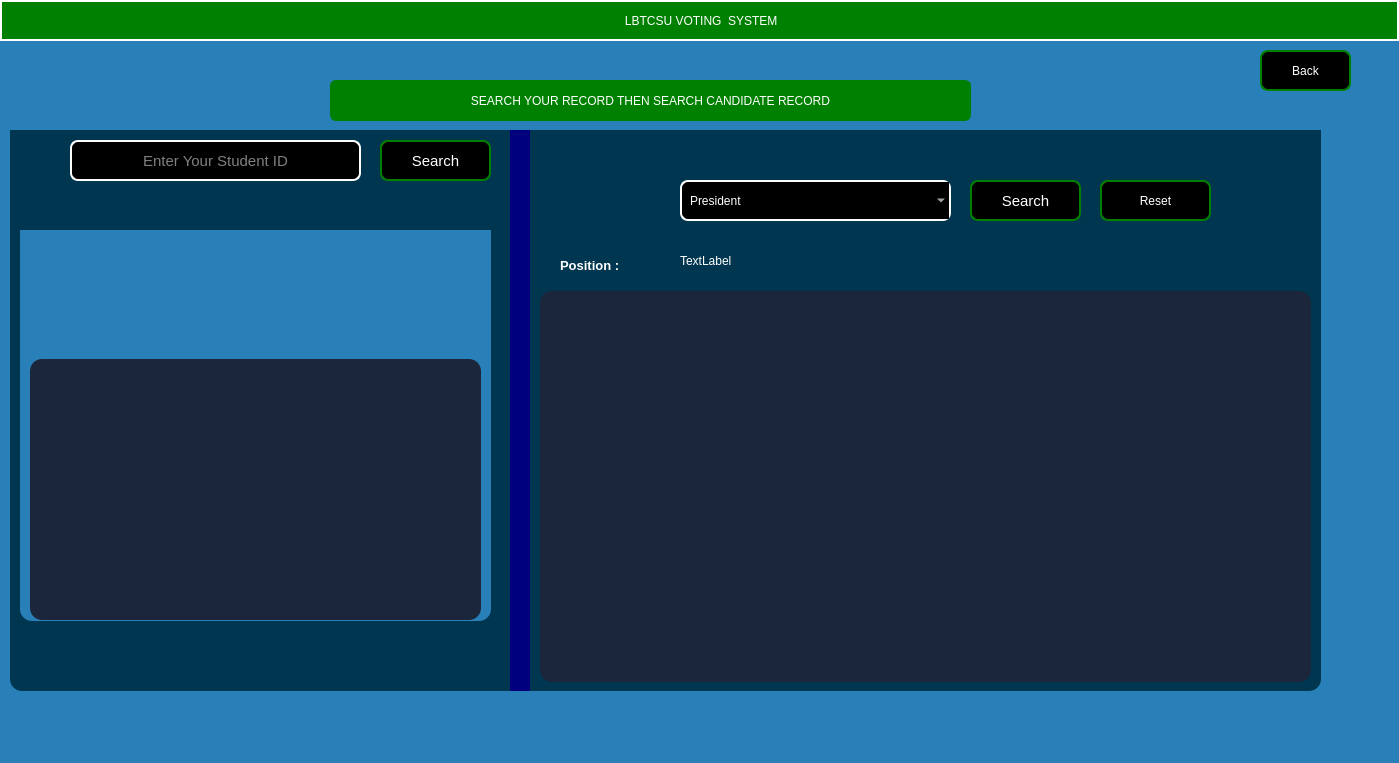
<?xml version="1.0" encoding="UTF-8"?>
<ui version="4.0">
 <class>CastedVotes</class>
 <widget class="QDialog" name="CastedVotes">
  <property name="geometry">
   <rect>
    <x>0</x>
    <y>0</y>
    <width>1399</width>
    <height>763</height>
   </rect>
  </property>
  <property name="windowTitle">
   <string>Dialog</string>
  </property>
  <property name="styleSheet">
   <string notr="true">background-color: #2980b9;</string>
  </property>
  <widget class="QPushButton" name="Header">
   <property name="geometry">
    <rect>
     <x>0</x>
     <y>0</y>
     <width>1399</width>
     <height>41</height>
    </rect>
   </property>
   <property name="styleSheet">
    <string notr="true">    
QPushButton{
                    color: rgb(255, 255, 255);
                    border:2px solid white;
                    padding: 0 8px;
                    background-color: green;
                    font: 500 11pt ;
                   

}

 </string>
   </property>
   <property name="text">
    <string> LBTCSU VOTING  SYSTEM</string>
   </property>
  </widget>
  <widget class="QFrame" name="BackgroundFrame">
   <property name="geometry">
    <rect>
     <x>10</x>
     <y>130</y>
     <width>1311</width>
     <height>561</height>
    </rect>
   </property>
   <property name="styleSheet">
    <string notr="true">QFrame{
    background-color: rgb(0, 54, 79); 
    border-top-left-radius: 0px;
    border-top-right-radius: 0px;
    border-bottom-left-radius: 12px;
    border-bottom-right-radius: 12px;
    color: white;
}
QTableView {
    background-color: #1B263B;
    color: #FFFFFF;
    selection-background-color: #1B98E0;
    gridline-color: #415A77;
    border-top-left-radius: 12px;
    border-top-right-radius: 12px;
    border-bottom-left-radius: 12px;
    border-bottom-right-radius: 12px;
}
QPushButton {
    background-color: #1B98E0;
    color: white;
    border-radius: 6px;
    padding: 6px 12px;
}
QLineEdit {
    background-color: #2E3A59;
    color: white;
	border-radius: 7px;
	border: 1 solid blue;
}
QComboBox {
	background-color: #2E3A59;
    color: white;
	border-radius: 7px;
	border: 1 solid blue;
}</string>
   </property>
   <property name="frameShape">
    <enum>QFrame::Shape::StyledPanel</enum>
   </property>
   <property name="frameShadow">
    <enum>QFrame::Shadow::Raised</enum>
   </property>
   <widget class="QPushButton" name="btn_search_Voter">
    <property name="geometry">
     <rect>
      <x>370</x>
      <y>10</y>
      <width>111</width>
      <height>41</height>
     </rect>
    </property>
    <property name="font">
     <font>
      <pointsize>11</pointsize>
      <italic>false</italic>
      <fontweight>Medium</fontweight>
     </font>
    </property>
    <property name="styleSheet">
     <string notr="true">    
QPushButton{
                    color: rgb(255, 255, 255);
                    border:2px solid green;
                    border-radius: 8px;
                    padding: 0 8px;
                    background-color: rgb(255, 267, 245);
                    font: 500 11pt ;
                   

}

 </string>
    </property>
    <property name="text">
     <string>Search</string>
    </property>
    <property name="checkable">
     <bool>true</bool>
    </property>
   </widget>
   <widget class="QLineEdit" name="txt_Search">
    <property name="geometry">
     <rect>
      <x>60</x>
      <y>10</y>
      <width>291</width>
      <height>41</height>
     </rect>
    </property>
    <property name="font">
     <font>
      <pointsize>11</pointsize>
      <italic>false</italic>
      <fontweight>Medium</fontweight>
     </font>
    </property>
    <property name="styleSheet">
     <string notr="true">    
QLineEdit{
                    color: rgb(255, 255, 255);
                    border:2px solid white;
                    border-radius: 8px;
                    padding: 0 8px;
                    background-color: rgb(255, 267, 245);
                    font: 500 11pt ;
                   

}

 </string>
    </property>
    <property name="alignment">
     <set>Qt::AlignmentFlag::AlignCenter</set>
    </property>
    <property name="placeholderText">
     <string>Enter Your Student ID</string>
    </property>
   </widget>
   <widget class="QComboBox" name="comboBox_Position">
    <property name="geometry">
     <rect>
      <x>670</x>
      <y>50</y>
      <width>271</width>
      <height>41</height>
     </rect>
    </property>
    <property name="styleSheet">
     <string notr="true">    
QComboBox{
                    color: rgb(255, 255, 255);
                    border:2px solid white;
                    border-radius: 8px;
                    padding: 0 8px;
                    background-color: rgb(255, 267, 245);
                    font: 500 11pt ;
                   

}

 </string>
    </property>
    <item>
     <property name="text">
      <string>President</string>
     </property>
    </item>
    <item>
     <property name="text">
      <string>Vice President</string>
     </property>
    </item>
    <item>
     <property name="text">
      <string>General Secretary</string>
     </property>
    </item>
    <item>
     <property name="text">
      <string>Finance Coordinator</string>
     </property>
    </item>
    <item>
     <property name="text">
      <string>Sports Coordinator</string>
     </property>
    </item>
   </widget>
   <widget class="QPushButton" name="btn_Reset">
    <property name="geometry">
     <rect>
      <x>1090</x>
      <y>50</y>
      <width>111</width>
      <height>41</height>
     </rect>
    </property>
    <property name="styleSheet">
     <string notr="true">   
QPushButton{
                    color: rgb(255, 255, 255);
                    border:2px solid green;
                    border-radius: 8px;
                    padding: 0 8px;
                    background-color: rgb(255, 267, 245);
                    font: 500 11pt ;
                   

}

 </string>
    </property>
    <property name="text">
     <string>Reset</string>
    </property>
    <property name="icon">
     <iconset theme="QIcon::ThemeIcon::ViewRestore"/>
    </property>
   </widget>
   <widget class="QFrame" name="VoterDetailFrame">
    <property name="geometry">
     <rect>
      <x>10</x>
      <y>100</y>
      <width>471</width>
      <height>391</height>
     </rect>
    </property>
    <property name="styleSheet">
     <string notr="true">background-color: #2980b9;</string>
    </property>
    <property name="frameShape">
     <enum>QFrame::Shape::StyledPanel</enum>
    </property>
    <property name="frameShadow">
     <enum>QFrame::Shadow::Raised</enum>
    </property>
    <widget class="QLabel" name="image_field">
     <property name="geometry">
      <rect>
       <x>140</x>
       <y>4</y>
       <width>161</width>
       <height>121</height>
      </rect>
     </property>
     <property name="styleSheet">
      <string notr="true">  
 QLabel {
  border:2px solid green;
  border-radius: 10px;
  padding: 8px 8px;
  background: rgb(255, 255, 255);
 
};</string>
     </property>
     <property name="text">
      <string/>
     </property>
    </widget>
    <widget class="QPlainTextEdit" name="plainTextEdit">
     <property name="geometry">
      <rect>
       <x>10</x>
       <y>129</y>
       <width>451</width>
       <height>261</height>
      </rect>
     </property>
     <property name="styleSheet">
      <string notr="true">QPlainTextEdit{

    background-color: #1B263B;
    color: #FFFFFF;
    selection-background-color: #1B98E0;
    gridline-color: #415A77;
    border-top-left-radius: 12px;
    border-top-right-radius: 12px;
    border-bottom-left-radius: 12px;
    border-bottom-right-radius: 12px;


}</string>
     </property>
     <property name="plainText">
      <string/>
     </property>
    </widget>
   </widget>
   <widget class="QPushButton" name="btn_search_Candidet">
    <property name="geometry">
     <rect>
      <x>960</x>
      <y>50</y>
      <width>111</width>
      <height>41</height>
     </rect>
    </property>
    <property name="font">
     <font>
      <pointsize>11</pointsize>
      <italic>false</italic>
      <fontweight>Medium</fontweight>
     </font>
    </property>
    <property name="styleSheet">
     <string notr="true">    
QPushButton{
                    color: rgb(255, 255, 255);
                    border:2px solid green;
                    border-radius: 8px;
                    padding: 0 8px;
                    background-color: rgb(255, 267, 245);
                    font: 500 11pt ;
                   

}

 </string>
    </property>
    <property name="text">
     <string>Search</string>
    </property>
    <property name="checkable">
     <bool>true</bool>
    </property>
   </widget>
   <widget class="Line" name="line">
    <property name="geometry">
     <rect>
      <x>500</x>
      <y>0</y>
      <width>20</width>
      <height>561</height>
     </rect>
    </property>
    <property name="styleSheet">
     <string notr="true">background-color: rgb(0, 0, 127);</string>
    </property>
    <property name="orientation">
     <enum>Qt::Orientation::Vertical</enum>
    </property>
   </widget>
   <widget class="QTableView" name="tableView">
    <property name="geometry">
     <rect>
      <x>530</x>
      <y>161</y>
      <width>771</width>
      <height>391</height>
     </rect>
    </property>
   </widget>
   <widget class="QLabel" name="label">
    <property name="geometry">
     <rect>
      <x>550</x>
      <y>120</y>
      <width>91</width>
      <height>31</height>
     </rect>
    </property>
    <property name="font">
     <font>
      <pointsize>10</pointsize>
      <bold>true</bold>
     </font>
    </property>
    <property name="text">
     <string>Position :</string>
    </property>
   </widget>
   <widget class="QLabel" name="label_2">
    <property name="geometry">
     <rect>
      <x>670</x>
      <y>110</y>
      <width>271</width>
      <height>41</height>
     </rect>
    </property>
    <property name="styleSheet">
     <string notr="true">  
 QLabel {
  border:2px solid green;
  border-radius: 10px;
  padding: 8px 8px;
  background: rgb(255, 255, 255);
 
};</string>
    </property>
    <property name="text">
     <string>TextLabel</string>
    </property>
   </widget>
  </widget>
  <widget class="QPushButton" name="SubHeading">
   <property name="geometry">
    <rect>
     <x>330</x>
     <y>80</y>
     <width>641</width>
     <height>41</height>
    </rect>
   </property>
   <property name="styleSheet">
    <string notr="true">     
QPushButton{
                    color: rgb(255, 255, 255);
                    border:1px solid green;
                    border-radius: 6px;
                    padding: 0 8px;
                    background-color: green;
                    font: 500 11pt ;
                   

}

 </string>
   </property>
   <property name="text">
    <string>SEARCH YOUR RECORD THEN SEARCH CANDIDATE RECORD</string>
   </property>
  </widget>
  <widget class="QPushButton" name="btn_back">
   <property name="geometry">
    <rect>
     <x>1260</x>
     <y>50</y>
     <width>91</width>
     <height>41</height>
    </rect>
   </property>
   <property name="styleSheet">
    <string notr="true">    
QPushButton{
                    color: rgb(255, 255, 255);
                    border:2px solid green;
                    border-radius: 8px;
                    padding: 0 8px;
                    background-color: rgb(255, 267, 245);
                    font: 500 11pt ;
                   

}

 </string>
   </property>
   <property name="text">
    <string>Back</string>
   </property>
   <property name="icon">
    <iconset theme="QIcon::ThemeIcon::GoHome"/>
   </property>
  </widget>
 </widget>
 <resources/>
 <connections/>
</ui>
